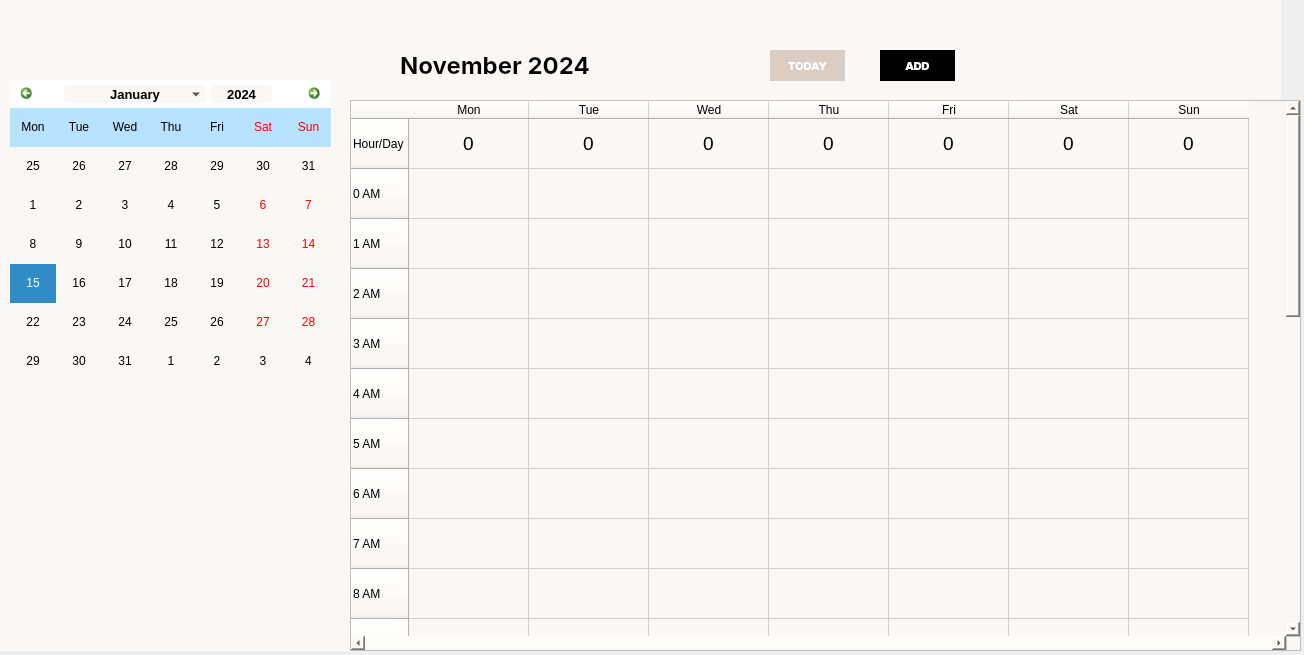
<?xml version="1.0" encoding="UTF-8"?>
<ui version="4.0">
 <class>MainWindow</class>
 <widget class="QMainWindow" name="MainWindow">
  <property name="geometry">
   <rect>
    <x>0</x>
    <y>0</y>
    <width>1304</width>
    <height>655</height>
   </rect>
  </property>
  <property name="windowTitle">
   <string>MainWindow</string>
  </property>
  <widget class="QWidget" name="centralwidget">
   <widget class="QWidget" name="action_widget" native="true">
    <property name="geometry">
     <rect>
      <x>350</x>
      <y>0</y>
      <width>931</width>
      <height>101</height>
     </rect>
    </property>
    <property name="styleSheet">
     <string notr="true">background-color: rgb(251, 247, 244);</string>
    </property>
    <widget class="QLabel" name="month_year_label">
     <property name="geometry">
      <rect>
       <x>50</x>
       <y>40</y>
       <width>241</width>
       <height>51</height>
      </rect>
     </property>
     <property name="font">
      <font>
       <family>Inter</family>
      </font>
     </property>
     <property name="styleSheet">
      <string notr="true">color: rgb(0, 0, 0);</string>
     </property>
     <property name="text">
      <string>&lt;html&gt;&lt;head/&gt;&lt;body&gt;&lt;p&gt;&lt;span style=&quot; font-size:18pt; font-weight:600;&quot;&gt;November 2024&lt;/span&gt;&lt;/p&gt;&lt;/body&gt;&lt;/html&gt;</string>
     </property>
    </widget>
    <widget class="QPushButton" name="todayButton">
     <property name="geometry">
      <rect>
       <x>420</x>
       <y>50</y>
       <width>75</width>
       <height>31</height>
      </rect>
     </property>
     <property name="font">
      <font>
       <family>Inter ExtraBold</family>
       <pointsize>8</pointsize>
       <weight>10</weight>
       <italic>false</italic>
       <bold>false</bold>
      </font>
     </property>
     <property name="focusPolicy">
      <enum>Qt::StrongFocus</enum>
     </property>
     <property name="styleSheet">
      <string notr="true">QPushButton {
    color: rgb(255, 255, 255);
    font: 81 8pt &quot;Inter ExtraBold&quot;;
    background-color: rgb(220, 205, 194);
    border: 2px solid rgb(220, 205, 194);
    padding: 5px;
}
QPushButton:hover {
    background-color: rgb(200, 180, 170); 
    border: 2px solid rgb(200, 180, 170);
}
QPushButton:pressed {
    background-color: rgb(180, 160, 150); 
    border: 2px solid rgb(180, 160, 150);
}</string>
     </property>
     <property name="text">
      <string>TODAY</string>
     </property>
    </widget>
    <widget class="QPushButton" name="addButton">
     <property name="geometry">
      <rect>
       <x>530</x>
       <y>50</y>
       <width>75</width>
       <height>31</height>
      </rect>
     </property>
     <property name="font">
      <font>
       <family>Inter Display ExtraBold</family>
       <pointsize>8</pointsize>
       <weight>10</weight>
       <italic>false</italic>
       <bold>false</bold>
      </font>
     </property>
     <property name="styleSheet">
      <string notr="true">QPushButton {
    background-color: rgb(0, 0, 0);
    font: 81 8pt &quot;Inter Display ExtraBold&quot;;
    color: rgb(255, 255, 255);
    border: 2px solid rgb(0, 0, 0);
    padding: 5px;
}
QPushButton:hover {
    background-color: rgb(50, 50, 50); 
    border: 2px solid rgb(50, 50, 50);
}

QPushButton:pressed {
    background-color: rgb(80, 80, 80); 
    border: 2px solid rgb(80, 80, 80);
}</string>
     </property>
     <property name="text">
      <string>ADD</string>
     </property>
    </widget>
   </widget>
   <widget class="QWidget" name="widget_2" native="true">
    <property name="geometry">
     <rect>
      <x>0</x>
      <y>0</y>
      <width>351</width>
      <height>651</height>
     </rect>
    </property>
    <property name="styleSheet">
     <string notr="true">background-color: rgb(251, 247, 244);</string>
    </property>
    <widget class="QCalendarWidget" name="calendarWidget">
     <property name="geometry">
      <rect>
       <x>10</x>
       <y>80</y>
       <width>321</width>
       <height>301</height>
      </rect>
     </property>
     <property name="styleSheet">
      <string notr="true">
QCalendarWidget QWidget {
	 alternate-background-color: #B8E2FF;
}

/* style for top navigation area*/ 

#qt_calendar_navigationbar {
   background-color: #fff;
	color: #000;
	border-bottom: 0px;
}

/* style for month change buttons*/

#qt_calendar_prevmonth, 
#qt_calendar_nextmonth {
    border: none;  
	qproperty-icon: none; 
	
    min-width: 13px;
    max-width: 13px;
    min-height: 13px;
    max-height: 13px;

    border-radius: 5px; 
    background-color: transparent; 
	padding: 5px;
}

/* style for pre month button*/

#qt_calendar_prevmonth {
	margin-left:5px;
	image: url(./icon/arrow-119-48.ico);
}

/* style for next month button*/
#qt_calendar_nextmonth {
	margin-right:5px;
	image: url(./icon/arrow-19-48.ico);
}
#qt_calendar_prevmonth:hover, 
#qt_calendar_nextmonth:hover {
    background-color: #55aaff;
}

#qt_calendar_prevmonth:pressed, 
#qt_calendar_nextmonth:pressed {
    background-color: rgba(235, 235, 235, 100);
}


/* Style for month and yeat buttons*/

#qt_calendar_yearbutton {
    color: #000;
	margin:5px;
    border-radius: 5px;
	font-size: 13px;
	padding:0px 10px;
}

 #qt_calendar_monthbutton {
	width: 135px;
    color: #000;
	font-size: 13px;
	margin:5px 0px;
    border-radius: 5px;
	padding:0px 2px;
}

#qt_calendar_yearbutton:hover, 
#qt_calendar_monthbutton:hover {
    background-color: #55aaff;
}

#qt_calendar_yearbutton:pressed, 
#qt_calendar_monthbutton:pressed {
    background-color: rgba(235, 235, 235, 100);
}

/* Style for year input lineEdit*/

#qt_calendar_yearedit {
    min-width: 70px;
    color: #000;
    background: transparent;
	font-size: 13px;
}

/* Style for year change buttons*/

#qt_calendar_yearedit::up-button { 
	image: url(./icon/arrow-151-48.ico);
    subcontrol-position: right;
}

#qt_calendar_yearedit::down-button { 
	image: url(./icon/arrow-213-48.ico);
    subcontrol-position: left; 
}

#qt_calendar_yearedit::down-button, 
#qt_calendar_yearedit::up-button {
	width:10px;
	padding: 0px 5px;
	border-radius:3px;
}

#qt_calendar_yearedit::down-button:hover, 
#qt_calendar_yearedit::up-button:hover {
	background-color: #55aaff;
}

/* Style for month select menu*/

#calendarWidget QToolButton QMenu {
     background-color: white;
	color: #000;

}
#calendarWidget QToolButton QMenu::item {
	padding: 10px;
}
 #calendarWidget QToolButton QMenu::item:selected:enabled {
    background-color: #55aaff;
}

#calendarWidget QToolButton::menu-indicator {
	nosubcontrol-origin: margin;
	subcontrol-position: right center;
	margin-top: 10px;
	width:20px;
}

/* Style for calendar table*/
#qt_calendar_calendarview {
    outline: 0px;
	color: #000;
}

#qt_calendar_calendarview::item:hover {
   border-radius:5px;
	background-color:#aaffff;
}

#qt_calendar_calendarview::item:selected {
    background-color: #55aa7f; 
	border-radius:5px;
}</string>
     </property>
     <property name="verticalHeaderFormat">
      <enum>QCalendarWidget::NoVerticalHeader</enum>
     </property>
    </widget>
   </widget>
   <widget class="QTableWidget" name="tableWidget">
    <property name="geometry">
     <rect>
      <x>350</x>
      <y>100</y>
      <width>951</width>
      <height>551</height>
     </rect>
    </property>
    <property name="minimumSize">
     <size>
      <width>0</width>
      <height>0</height>
     </size>
    </property>
    <property name="styleSheet">
     <string notr="true">background-color: rgb(251, 247, 244);
color: rgb(0, 0, 0);
font: 81 8pt &quot;Inter ExtraBold&quot;;</string>
    </property>
    <property name="verticalScrollBarPolicy">
     <enum>Qt::ScrollBarAlwaysOn</enum>
    </property>
    <property name="horizontalScrollBarPolicy">
     <enum>Qt::ScrollBarAlwaysOn</enum>
    </property>
    <property name="sizeAdjustPolicy">
     <enum>QAbstractScrollArea::AdjustIgnored</enum>
    </property>
    <property name="gridStyle">
     <enum>Qt::SolidLine</enum>
    </property>
    <attribute name="horizontalHeaderDefaultSectionSize">
     <number>120</number>
    </attribute>
    <attribute name="verticalHeaderDefaultSectionSize">
     <number>50</number>
    </attribute>
    <row>
     <property name="text">
      <string>Hour/Day</string>
     </property>
    </row>
    <row>
     <property name="text">
      <string>0 AM</string>
     </property>
    </row>
    <row>
     <property name="text">
      <string>1 AM</string>
     </property>
    </row>
    <row>
     <property name="text">
      <string>2 AM</string>
     </property>
    </row>
    <row>
     <property name="text">
      <string>3 AM</string>
     </property>
    </row>
    <row>
     <property name="text">
      <string>4 AM</string>
     </property>
    </row>
    <row>
     <property name="text">
      <string>5 AM</string>
     </property>
    </row>
    <row>
     <property name="text">
      <string>6 AM</string>
     </property>
    </row>
    <row>
     <property name="text">
      <string>7 AM</string>
     </property>
    </row>
    <row>
     <property name="text">
      <string>8 AM</string>
     </property>
    </row>
    <row>
     <property name="text">
      <string>9 AM</string>
     </property>
    </row>
    <row>
     <property name="text">
      <string>10 AM</string>
     </property>
    </row>
    <row>
     <property name="text">
      <string>11 AM</string>
     </property>
    </row>
    <row>
     <property name="text">
      <string>12 PM</string>
     </property>
    </row>
    <row>
     <property name="text">
      <string>1 PM</string>
     </property>
    </row>
    <row>
     <property name="text">
      <string>2 PM</string>
     </property>
    </row>
    <row>
     <property name="text">
      <string>3 PM</string>
     </property>
    </row>
    <row>
     <property name="text">
      <string>4 PM</string>
     </property>
    </row>
    <row>
     <property name="text">
      <string>5 PM</string>
     </property>
    </row>
    <row>
     <property name="text">
      <string>6 PM</string>
     </property>
    </row>
    <row>
     <property name="text">
      <string>7 PM</string>
     </property>
    </row>
    <row>
     <property name="text">
      <string>8 PM</string>
     </property>
    </row>
    <row>
     <property name="text">
      <string>9 PM</string>
     </property>
    </row>
    <row>
     <property name="text">
      <string>10 PM</string>
     </property>
    </row>
    <row>
     <property name="text">
      <string>11 PM</string>
     </property>
    </row>
    <column>
     <property name="text">
      <string>Mon</string>
     </property>
    </column>
    <column>
     <property name="text">
      <string>Tue</string>
     </property>
    </column>
    <column>
     <property name="text">
      <string>Wed</string>
     </property>
    </column>
    <column>
     <property name="text">
      <string>Thu</string>
     </property>
    </column>
    <column>
     <property name="text">
      <string>Fri</string>
     </property>
    </column>
    <column>
     <property name="text">
      <string>Sat</string>
     </property>
    </column>
    <column>
     <property name="text">
      <string>Sun</string>
     </property>
    </column>
    <item row="0" column="0">
     <property name="text">
      <string>0</string>
     </property>
     <property name="font">
      <font>
       <pointsize>14</pointsize>
      </font>
     </property>
     <property name="textAlignment">
      <set>AlignCenter</set>
     </property>
     <property name="background">
      <brush brushstyle="NoBrush">
       <color alpha="0">
        <red>0</red>
        <green>0</green>
        <blue>0</blue>
       </color>
      </brush>
     </property>
    </item>
    <item row="0" column="1">
     <property name="text">
      <string>0</string>
     </property>
     <property name="font">
      <font>
       <pointsize>14</pointsize>
      </font>
     </property>
     <property name="textAlignment">
      <set>AlignCenter</set>
     </property>
    </item>
    <item row="0" column="2">
     <property name="text">
      <string>0</string>
     </property>
     <property name="font">
      <font>
       <pointsize>14</pointsize>
      </font>
     </property>
     <property name="textAlignment">
      <set>AlignCenter</set>
     </property>
    </item>
    <item row="0" column="3">
     <property name="text">
      <string>0</string>
     </property>
     <property name="font">
      <font>
       <pointsize>14</pointsize>
      </font>
     </property>
     <property name="textAlignment">
      <set>AlignCenter</set>
     </property>
    </item>
    <item row="0" column="4">
     <property name="text">
      <string>0</string>
     </property>
     <property name="font">
      <font>
       <pointsize>14</pointsize>
      </font>
     </property>
     <property name="textAlignment">
      <set>AlignCenter</set>
     </property>
    </item>
    <item row="0" column="5">
     <property name="text">
      <string>0</string>
     </property>
     <property name="font">
      <font>
       <pointsize>14</pointsize>
      </font>
     </property>
     <property name="textAlignment">
      <set>AlignCenter</set>
     </property>
    </item>
    <item row="0" column="6">
     <property name="text">
      <string>0</string>
     </property>
     <property name="font">
      <font>
       <pointsize>14</pointsize>
      </font>
     </property>
     <property name="textAlignment">
      <set>AlignCenter</set>
     </property>
    </item>
    <item row="1" column="0">
     <property name="text">
      <string/>
     </property>
     <property name="textAlignment">
      <set>AlignLeading|AlignTop</set>
     </property>
    </item>
    <item row="3" column="3">
     <property name="text">
      <string/>
     </property>
     <property name="font">
      <font>
       <underline>true</underline>
      </font>
     </property>
    </item>
   </widget>
  </widget>
 </widget>
 <resources/>
 <connections/>
</ui>
